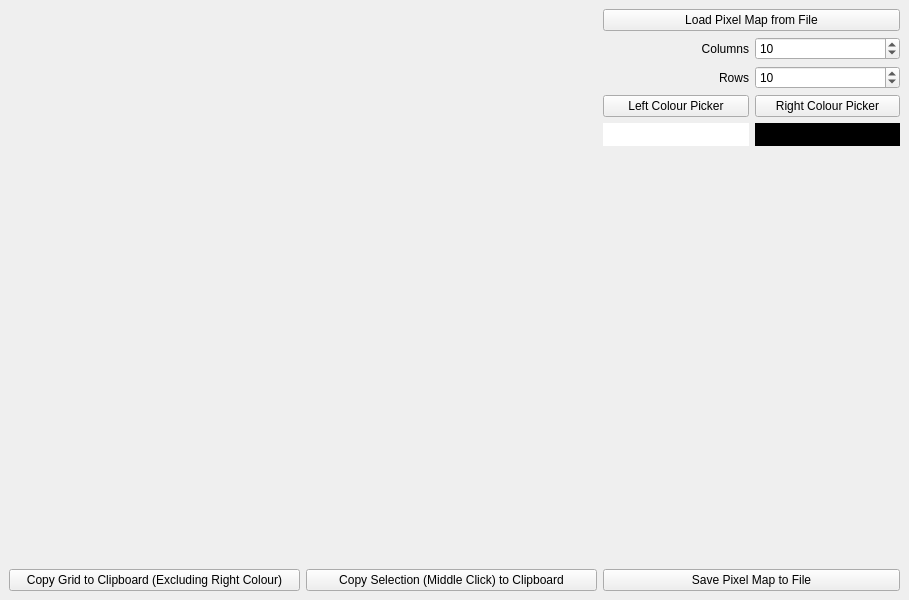
<?xml version="1.0" encoding="UTF-8"?>
<ui version="4.0">
 <class>MainWindow</class>
 <widget class="QMainWindow" name="MainWindow">
  <property name="geometry">
   <rect>
    <x>0</x>
    <y>0</y>
    <width>909</width>
    <height>600</height>
   </rect>
  </property>
  <property name="windowTitle">
   <string>Animator</string>
  </property>
  <widget class="QWidget" name="centralwidget">
   <layout class="QGridLayout" name="gridLayout">
    <item row="4" column="4">
     <widget class="ClickableLabel" name="lbl_currentColourLeft">
      <property name="minimumSize">
       <size>
        <width>0</width>
        <height>23</height>
       </size>
      </property>
      <property name="styleSheet">
       <string notr="true">background-color: rgb(255, 255, 255);</string>
      </property>
      <property name="text">
       <string/>
      </property>
     </widget>
    </item>
    <item row="3" column="4">
     <widget class="QPushButton" name="btn_openCPLeft">
      <property name="text">
       <string>Left Colour Picker</string>
      </property>
     </widget>
    </item>
    <item row="1" column="5">
     <widget class="QSpinBox" name="sb_cols">
      <property name="minimum">
       <number>1</number>
      </property>
      <property name="maximum">
       <number>100</number>
      </property>
      <property name="value">
       <number>10</number>
      </property>
     </widget>
    </item>
    <item row="4" column="5">
     <widget class="ClickableLabel" name="lbl_currentColourRight">
      <property name="styleSheet">
       <string notr="true">background-color: rgb(0, 0, 0);</string>
      </property>
      <property name="text">
       <string/>
      </property>
     </widget>
    </item>
    <item row="9" column="0" colspan="2">
     <widget class="QPushButton" name="btn_copy">
      <property name="text">
       <string>Copy Grid to Clipboard (Excluding Right Colour)</string>
      </property>
     </widget>
    </item>
    <item row="1" column="4">
     <widget class="QLabel" name="label_2">
      <property name="text">
       <string>Columns</string>
      </property>
      <property name="alignment">
       <set>Qt::AlignRight|Qt::AlignTrailing|Qt::AlignVCenter</set>
      </property>
     </widget>
    </item>
    <item row="9" column="2" colspan="2">
     <widget class="QPushButton" name="btn_exportSelection">
      <property name="text">
       <string>Copy Selection (Middle Click) to Clipboard</string>
      </property>
     </widget>
    </item>
    <item row="6" column="4">
     <spacer name="verticalSpacer">
      <property name="orientation">
       <enum>Qt::Vertical</enum>
      </property>
      <property name="sizeHint" stdset="0">
       <size>
        <width>20</width>
        <height>40</height>
       </size>
      </property>
     </spacer>
    </item>
    <item row="3" column="5">
     <widget class="QPushButton" name="btn_openCPRight">
      <property name="text">
       <string>Right Colour Picker</string>
      </property>
     </widget>
    </item>
    <item row="0" column="4" colspan="2">
     <widget class="QPushButton" name="btn_load">
      <property name="text">
       <string>Load Pixel Map from File</string>
      </property>
     </widget>
    </item>
    <item row="2" column="5">
     <widget class="QSpinBox" name="sb_rows">
      <property name="minimum">
       <number>1</number>
      </property>
      <property name="maximum">
       <number>100</number>
      </property>
      <property name="value">
       <number>10</number>
      </property>
     </widget>
    </item>
    <item row="2" column="4">
     <widget class="QLabel" name="label">
      <property name="text">
       <string>Rows</string>
      </property>
      <property name="alignment">
       <set>Qt::AlignRight|Qt::AlignTrailing|Qt::AlignVCenter</set>
      </property>
     </widget>
    </item>
    <item row="0" column="0" rowspan="9" colspan="4">
     <layout class="QGridLayout" name="gl_pixels"/>
    </item>
    <item row="9" column="4" colspan="2">
     <widget class="QPushButton" name="btn_export">
      <property name="text">
       <string>Save Pixel Map to File</string>
      </property>
     </widget>
    </item>
   </layout>
  </widget>
 </widget>
 <customwidgets>
  <customwidget>
   <class>ClickableLabel</class>
   <extends>QLabel</extends>
   <header>clickablelabel.h</header>
  </customwidget>
 </customwidgets>
 <resources/>
 <connections/>
</ui>
